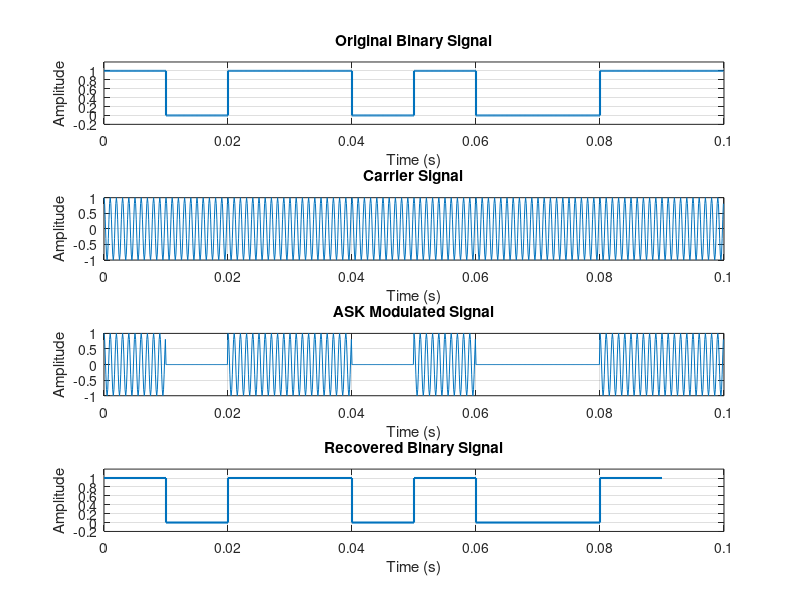

Write the MATLAB code that produced this figure.

clc;
clear;
close all;

A = 1;
fc = 1000;
Tb = 0.01;
fs = 10000;
Nb = 10;

bits = [1 0 1 1 0 1 0 0 1 1];

Ns = round(fs * Tb);
t = (0:Nb*Ns-1) / fs;

data = repelem(bits, Ns);

carrier = A * cos(2*pi*fc*t);
ask_signal = data .* carrier;

local_carrier = cos(2*pi*fc*t);
mixed_signal = 2 * ask_signal .* local_carrier;

received = reshape(mixed_signal, Ns, Nb);
decision_statistic = mean(received, 1);

threshold = A/2;
recovered_bits = decision_statistic > threshold;

disp('Original bit stream:');
disp(bits);

disp('Recovered bit stream:');
disp(double(recovered_bits));


figure('Name', 'ASK Modulation and Demodulation');

subplot(4,1,1);
stairs(t, data, 'LineWidth', 1.5);
grid on;
ylim([-0.2 1.2]);
title('Original Binary Signal');
xlabel('Time (s)');
ylabel('Amplitude');

subplot(4,1,2);
plot(t, carrier);
grid on;
title('Carrier Signal');
xlabel('Time (s)');
ylabel('Amplitude');

subplot(4,1,3);
plot(t, ask_signal);
grid on;
title('ASK Modulated Signal');
xlabel('Time (s)');
ylabel('Amplitude');

subplot(4,1,4);
stairs((0:Nb-1)*Tb, double(recovered_bits), ...
    'LineWidth', 1.5);
grid on;
ylim([-0.2 1.2]);
title('Recovered Binary Signal');
xlabel('Time (s)');
ylabel('Amplitude');
